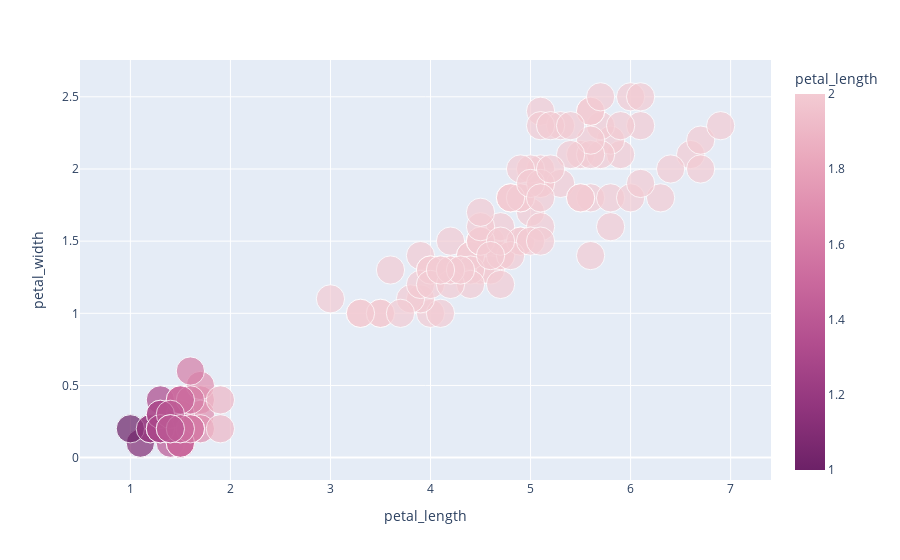

Notebook source saved alongside this figure:
### Markdown cell above
#### **Color Range**
When using the range of the input data as the color range is inappropriate, for example when producing many figures which must have comparable color ranges, or to clip the color range to account for outliers, the Plotly Express range_color argument can be used. Here we clip the top of the color range above the lower range of the data and extend it below the lower range of the data:

### Code cell
colorScaleNames = px.colors.named_colorscales()
print(list(colorScaleNames))
fig = px.scatter(df,x='petal_length',y='petal_width', size=[1]*len(df), #bubbles have a same size
                 color='petal_length',
                 color_continuous_scale='magenta_r',
                 range_color=[1,2])
fig.show()

### Figure 1 — Plotly figure (JSON) as saved in the notebook; plotly's stock layout.template omitted (floating-point values rounded to 4 significant figures; data arrays with more than 128 entries replaced by an {"elided": "..."} marker saying what was removed)
{"data": [{"hovertemplate": "petal_length=%{marker.color}<br>petal_width=%{y}<br>size=%{marker.size}<extra></extra>", "legendgroup": "", "marker": {"color": {"elided": "150 float values"}, "coloraxis": "coloraxis", "size": {"elided": "150 int values"}, "sizemode": "area", "sizeref": 0.0025, "symbol": "circle"}, "mode": "markers", "name": "", "orientation": "v", "showlegend": false, "type": "scatter", "x": {"elided": "150 float values"}, "xaxis": "x", "y": {"elided": "150 float values"}, "yaxis": "y"}], "layout": {"coloraxis": {"cmax": 2, "cmin": 1, "colorbar": {"title": {"text": "petal_length"}}, "colorscale": [[0, "rgb(108, 33, 103)"], [0.1667, "rgb(145, 53, 125)"], [0.3333, "rgb(177, 77, 142)"], [0.5, "rgb(202, 105, 157)"], [0.6667, "rgb(221, 136, 172)"], [0.8333, "rgb(234, 169, 189)"], [1, "rgb(243, 203, 211)"]]}, "legend": {"itemsizing": "constant", "tracegroupgap": 0}, "margin": {"t": 60}, "xaxis": {"anchor": "y", "domain": [0, 1], "title": {"text": "petal_length"}}, "yaxis": {"anchor": "x", "domain": [0, 1], "title": {"text": "petal_width"}}}}
